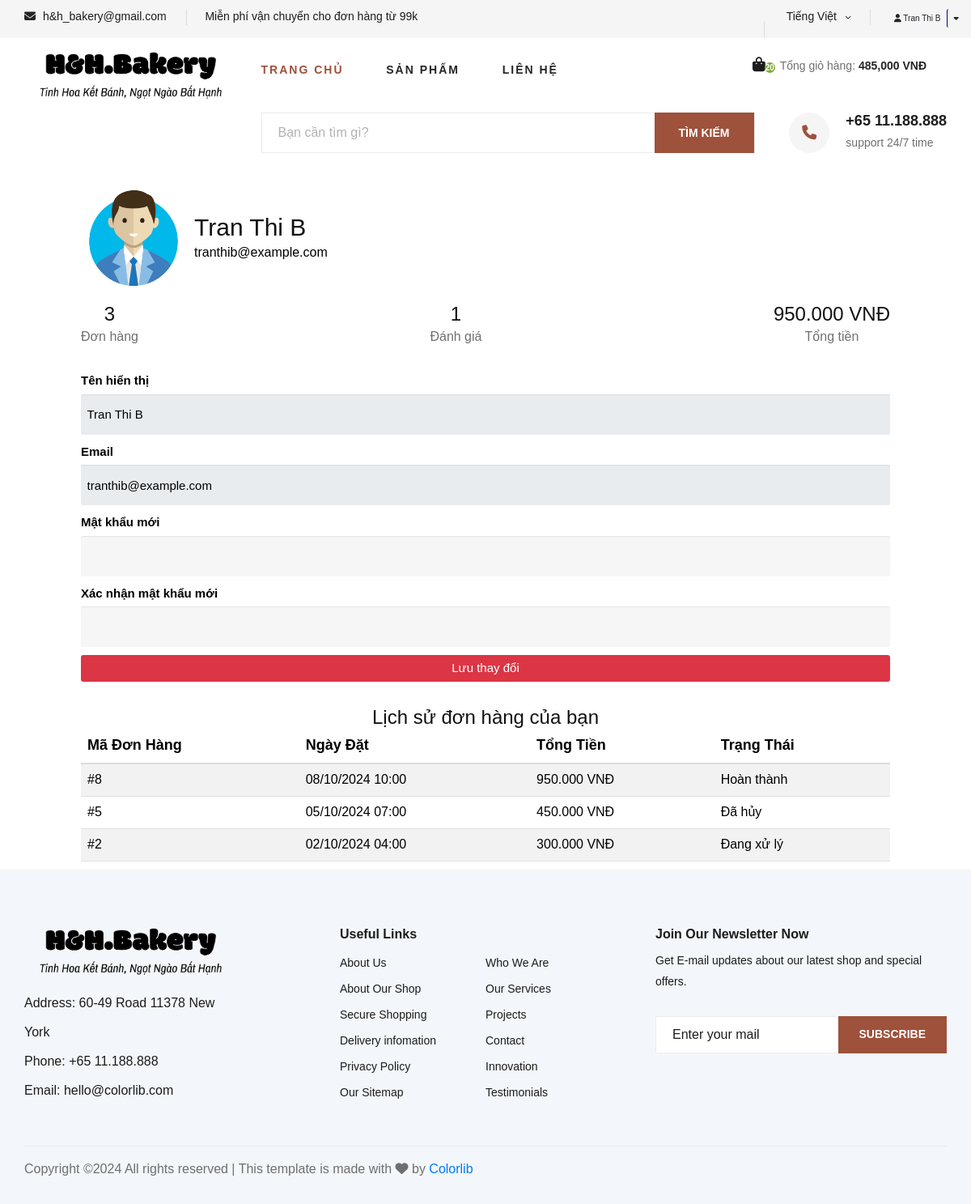
Page /shop-infoUser.php (signed in) on the earlier database version.
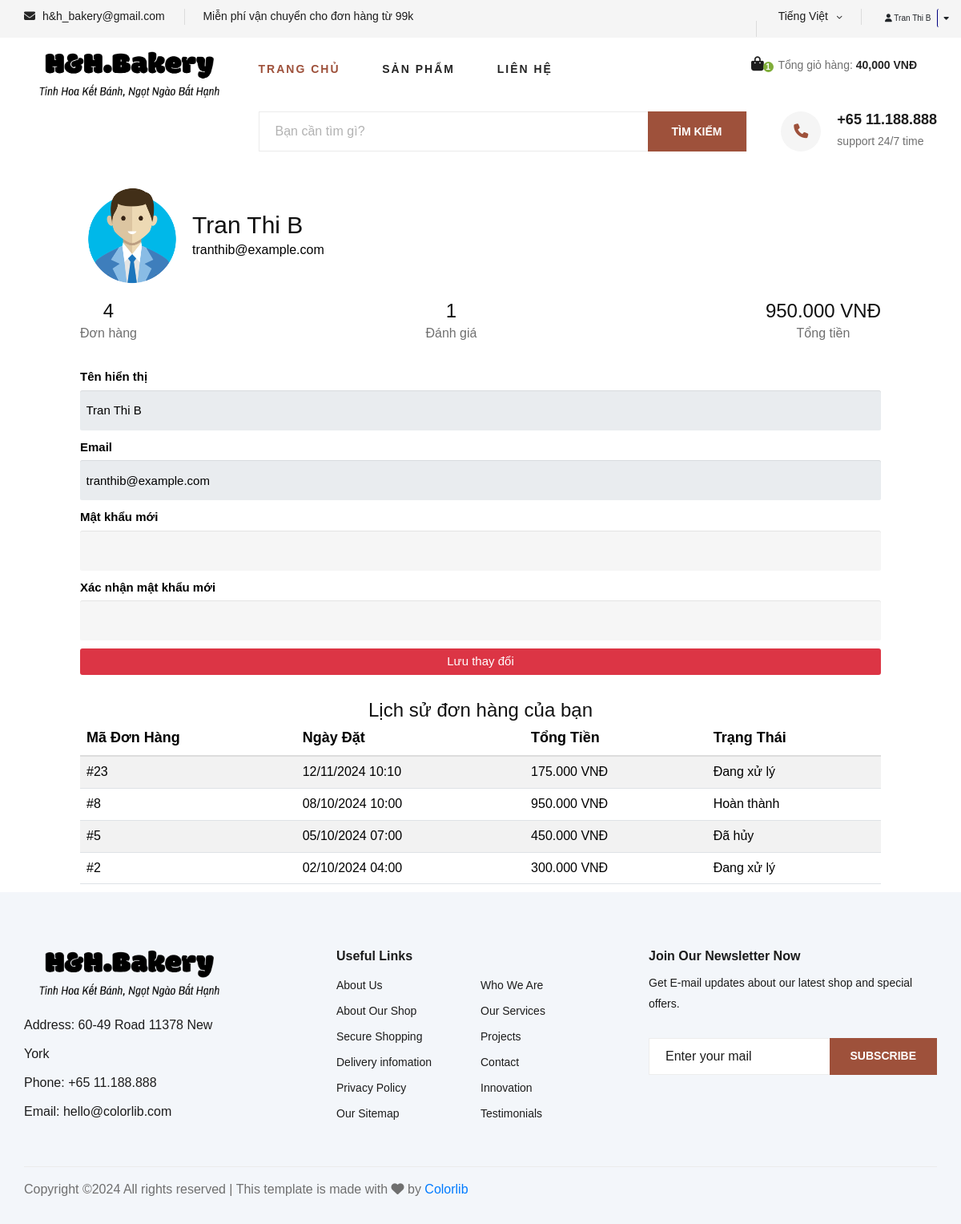
Same page on the later database version.
### tables this page shows
CREATE TABLE `customers` (
  `customer_id` int(11) NOT NULL,
  `first_name` varchar(100) NOT NULL,
  `last_name` varchar(100) NOT NULL,
  `email` varchar(255) NOT NULL,
  `phone` varchar(20) DEFAULT NULL,
  `address` text DEFAULT NULL,
  `created_at` timestamp NOT NULL DEFAULT current_timestamp(),
  `updated_at` timestamp NOT NULL DEFAULT current_timestamp() ON UPDATE current_timestamp(),
  `password` varchar(255) NOT NULL
);

CREATE TABLE `orders` (
  `order_id` int(11) NOT NULL,
  `customer_id` int(11) DEFAULT NULL,
  `total_amount` decimal(10,2) NOT NULL,
  `order_status` enum('pending','processing','completed','cancelled') DEFAULT 'pending',
  `order_date` timestamp NOT NULL DEFAULT current_timestamp(),
  `payment_method` varchar(50) DEFAULT 'Thanh Toán Khi Nhận Hàng',
  `shipping_address` varchar(255) NOT NULL,
  `shipping_city` varchar(100) NOT NULL,
  `shipping_phone` varchar(20) NOT NULL,
  `notes` text DEFAULT NULL
);

### shop-infoUser.php (the view, shortened to what the rows shown need)
<?php
include 'includes/db_conn.inc';
$customer_id = $_SESSION['customer_id'];
$sqlCustomer = "SELECT first_name, last_name, email FROM customers WHERE customer_id = ?";
$stmtCustomer = $conn->prepare($sqlCustomer);
$stmtCustomer->bind_param("i", $customer_id);
$stmtCustomer->execute();
$resultCustomer = $stmtCustomer->get_result();
$customer = $resultCustomer->fetch_assoc();
$sqlOrderCount = "SELECT COUNT(*) AS order_count FROM orders WHERE customer_id = ?";
$stmtOrderCount = $conn->prepare($sqlOrderCount);
$stmtOrderCount->bind_param("i", $customer_id);
$stmtOrderCount->execute();
$resultOrderCount = $stmtOrderCount->get_result();
$fullName = htmlspecialchars($customer['first_name'] . ' ' . $customer['last_name']);
function translateOrderStatus($status)
{
    switch ($status) {
        case 'processing':
            return 'Đang xử lý';
        case 'completed':
            return 'Hoàn thành';
        case 'cancelled':
            return 'Đã hủy';
    }
}
?>
<section class="bobyinfo">
    <div class="profile-container">
        <div class="d-flex align-items-center profile-header mb-4">
            <div class="ms-3 profile-info fs-4">
                <h3><?php echo $fullName; ?></h3>
                <p><?php echo htmlspecialchars($customer['email']); ?></p>
            </div>
        </div>
        <form method="POST">
            <div class="mb-3">
                <label for="displayName" class="form-label fs-4">Tên hiển thị</label>
                <input type="text" class="form-control fs-4" id="displayName" name="display_name"
                    value="<?php echo $fullName; ?>" readonly>
            </div>
            <div class="mb-3">
                <label for="email" class="form-label fs-4">Email</label>
                <input type="email" class="form-control fs-4" id="email" name="email"
                    value="<?php echo htmlspecialchars($customer['email']); ?>" readonly>
            </div>
        </form>
        <div class="mt-5">
            <div class="table-responsive">
                <table class="table table-striped order-table">
                    <thead>
                        <tr>
                            <th>Mã Đơn Hàng</th>
                            <th>Ngày Đặt</th>
                            <th>Tổng Tiền</th>
                            <th>Trạng Thái</th>
                        </tr>
                    </thead>
                    <tbody>
                        <?php
                        $sqlOrders = "SELECT order_id, order_date, total_amount, order_status FROM orders WHERE customer_id = ? ORDER BY order_date DESC";
                        $stmtOrders = $conn->prepare($sqlOrders);
                        $stmtOrders->bind_param("i", $customer_id);
                        $stmtOrders->execute();
                        $resultOrders = $stmtOrders->get_result();
                        if ($resultOrders->num_rows > 0):
                            while ($order = $resultOrders->fetch_assoc()): ?>
                                <tr>
                                    <td>#<?php echo $order['order_id']; ?></td>
                                    <td><?php echo date("d/m/Y H:i", strtotime($order['order_date'])); ?></td>
                                    <td><?php echo number_format($order['total_amount'], 0, ',', '.'); ?> VNĐ</td>
                                    <td><?php echo translateOrderStatus($order['order_status']); ?></td>
                                </tr>
                            <?php endwhile;
                        else: ?>
                            <tr>
                                <td colspan="4" class="text-center">Không có đơn hàng nào</td>
                            </tr>
                        <?php endif; ?>
                    </tbody>
                </table>
            </div>
        </div>
    </div>
</section>
<?php
include 'includes/layout.php';
?>

### includes/login.php (shortened to what the rows shown need)
<?php if (isset($_SESSION['user'])): ?>
    <?php $kh = $_SESSION['user']; ?>
    <button class="btn" onclick="window.location.href='shop-infoUser.php'"> <i class="fas fa-user"></i>
        <?php echo htmlspecialchars($kh["first_name"] . " " . $kh["last_name"]); ?></button>
    <div class="dropdown">
        <button class="btn" style="border-left:1px solid navy">
            <i class="fa fa-caret-down"></i>
        </button>
    </div>
<?php endif; ?>

Differences in the rows shown:
added orders: order_id "23", order_date "12/11/2024 10:10", total_amount "175.000"
Other differences:
$totalItems: "20" → "1"
$totalAmount: "485,000" → "40,000"
$orderCount: "3" → "4"
